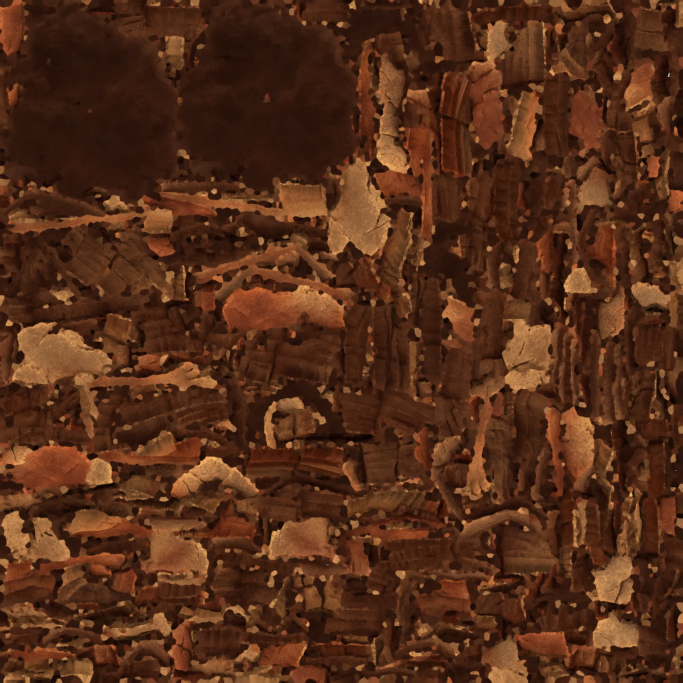
#> input picture assets/models/ai_boulder_hf_trellis2_Image_0.webp, 2048 x 2048 px (shown at 1/3 size)
$ python relief_height.py ../../assets/models/ai_boulder_hf_trellis2_Image_0.webp --sets ../../assets/models
#> lines starting #> are read from the running program, lines starting #| are printed output that depends on the picture; after the words box and inside, x2 and y2 are one past the last pixel; in counts of white or black regions, pixels touching at a corner belong together
"""Build a displacement height map for a cobble set, for the raised-stone road (A/B scene key R).

The nine-stone study showed that real raised stones cast small shadows that flat paint and normal maps
cannot. This tool makes the height that lifts every stone of a set's road texture, so the whole road can
be raised instead of a 1.2 m patch:
  1. start from the generator's height image when there is one (ChatGPT), else from broad luminance,
  2. cut the stones apart at the painted joints (dark lines in the albedo), so the raised edges sit exactly
     on the painted edges even where the height image was redrawn a little differently,
  3. shape each stone: steep shoulders, a gently domed top (white = top of a stone, black = joint),
  4. cut it the same way the set was cut (cosine wrap for hr* sets, none for art* sets) and write
     chatgpt_cobble_height.png (1024 px, linear) into each set.

  C:/Python312/python.exe tools/python/relief_height.py path/to/cobble_GPT.png --height path/to/cobble_height_GPT.png --sets art_gpt hr_gpt
"""
import argparse
import sys
from pathlib import Path

import cv2
import numpy as np
from PIL import Image

sys.path.insert(0, str(Path(__file__).resolve().parent))
from pixel_snap import IMPORT_STUB, SETS  # noqa: E402
from smooth_texture import LONG_SIDE, cosine_wrap  # noqa: E402

FILE_NAME = "chatgpt_cobble_height.png"
SHOULDER = 7.0  # px at 1024: about 1.7 cm on a 2.44 m repeat


def main() -> None:
    parser = argparse.ArgumentParser(description=__doc__, formatter_class=argparse.RawDescriptionHelpFormatter)
    parser.add_argument("image", type=Path, help="the cobble albedo the sets were made from")
    parser.add_argument("--height", type=Path, help="the generator's height image for it, if any")
    parser.add_argument("--sets", nargs="+", required=True, help="set folders to write into (art* and/or hr*)")
    parser.add_argument("--joint", type=float, default=0.42,
                        help="joint darkness threshold, as a fraction of the stone brightness (default 0.42)")
    parser.add_argument("--speck", type=int, default=80,
                        help="dark blobs smaller than this many pixels are pits, not joints (default 80)")
    parser.add_argument("--seam", type=int, default=36, help="cross-fade width for hr* sets (default 36, as smooth_texture)")
    args = parser.parse_args()

    source = Image.open(args.image).convert("RGB")
    size = (LONG_SIDE, round(source.height * LONG_SIDE / source.width))
#> size = (1024, 1024)
    rgb = np.asarray(source.resize(size, Image.LANCZOS)).astype(np.float32) / 255.0
    lum = rgb @ np.array([0.299, 0.587, 0.114], dtype=np.float32)
    if args.height:
        base = np.asarray(Image.open(args.height).convert("L").resize(size, Image.LANCZOS)).astype(np.float32)
    else:
        base = cv2.GaussianBlur(lum, (0, 0), 6.0)
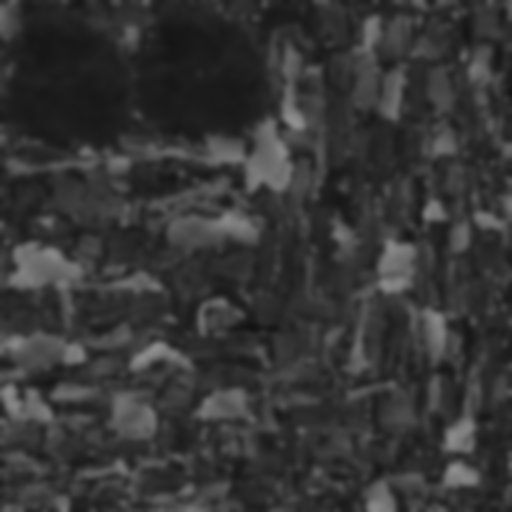
#> base: shape (1024, 1024) float32 (shown at 1/2 size); min 0.0726, max 0.57, mean 0.215
    p2, p98 = np.percentile(base, [2.0, 98.0])
#> p2 = 0.104; p98 = 0.449
    base = np.clip((base - p2) / max(p98 - p2, 1e-6), 0.0, 1.0)

    # Joints: pixels much darker than the local stone brightness. Wrap padding keeps the cut tileable.
    pad = 48
    lum_p = cv2.copyMakeBorder(lum, pad, pad, pad, pad, cv2.BORDER_WRAP)
    local = cv2.dilate(cv2.GaussianBlur(lum_p, (0, 0), 2.0), np.ones((25, 25), np.uint8))[pad:-pad, pad:-pad]
    darkness = 1.0 - lum / np.maximum(local, 1e-3)
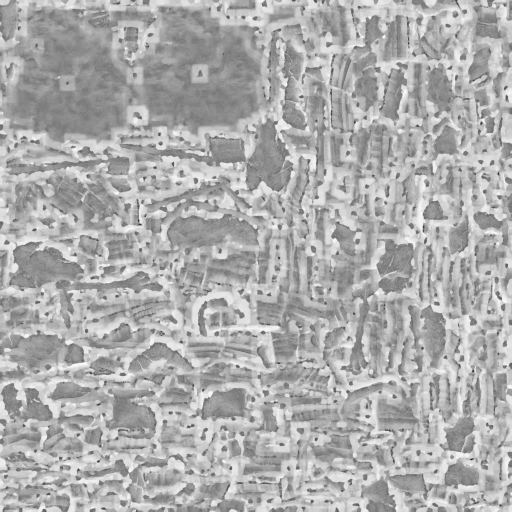
#> darkness: shape (1024, 1024) float32 (shown at 1/2 size); min -0.949, max 0.994, mean 0.373; drawn with min black and max white
    joint = np.clip((darkness - args.joint * 0.6) / (args.joint * 0.8), 0.0, 1.0)
    # Small dark specks inside a stone (pits, grain) are not joints: drop isolated blobs.
    blobs = (joint > 0.5).astype(np.uint8)
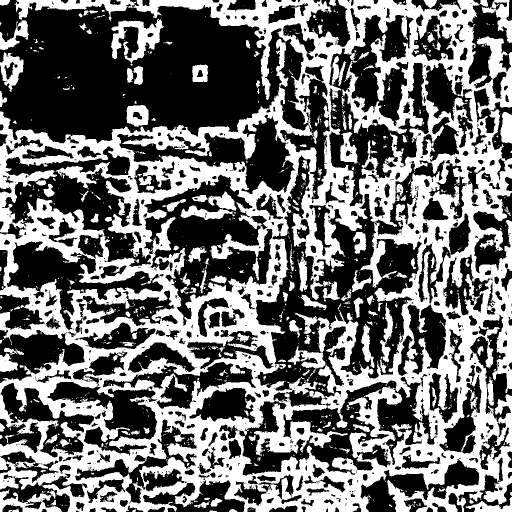
#> blobs: shape (1024, 1024) (shown at 1/2 size); values 0 (black) and 1 (white), 44.1% white; 1239 white regions (1022 under 20 px), largest, box (x1, y1, x2, y2) and area: (0, 0, 1024, 1024) 413069, (222, 38, 328, 126) 3927, (0, 979, 124, 1024) 2362
    count, labels, stats, _ = cv2.connectedComponentsWithStats(blobs, connectivity=8)
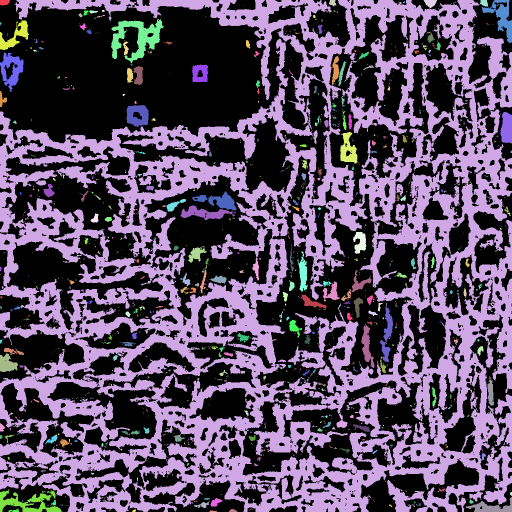
#> labels: shape (1024, 1024) int32 (shown at 1/2 size); 1240 distinct labels, from 0 to 1239; one colour per label, 0 black
#> count = 1240; stats = 1240 rows, first 6: [0, 0, 1024, 1024, 586553], [0, 0, 20, 11, 184], [0, 0, 1024, 1024, 413069], [658, 0, 15, 13, 132], [847, 0, 27, 16, 281], [960, 0, 16, 13, 163]
    small = np.zeros(count, bool)
    small[1:] = stats[1:, cv2.CC_STAT_AREA] < args.speck
    joint[small[labels]] = 0.0
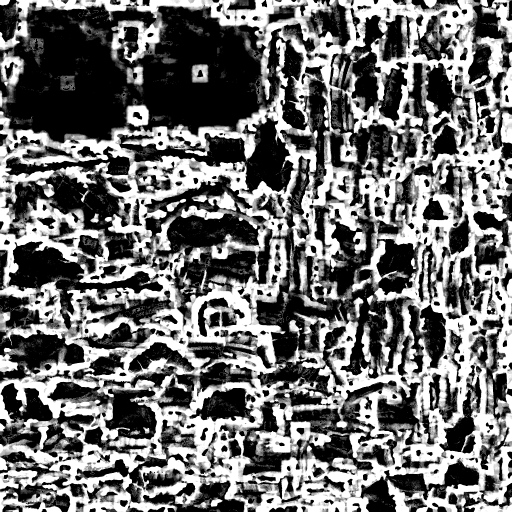
#> joint: shape (1024, 1024) float32 (shown at 1/2 size); min 0, max 1, mean 0.433
    stone = (1.0 - joint) * np.clip((base - 0.10) / 0.25, 0.0, 1.0)

    # Distance from the edge of each stone gives steep shoulders and a flat-ish top.
    mask = (stone > 0.5).astype(np.uint8)
#> mask: shape (1024, 1024); values 0 (black) and 1 (white), 34.7% white; 804 white regions (417 under 20 px), largest, box (x1, y1, x2, y2) and area: (289, 350, 533, 520) 18478, (239, 230, 589, 388) 18047, (679, 478, 844, 757) 16654
    mask_p = cv2.copyMakeBorder(mask, pad, pad, pad, pad, cv2.BORDER_WRAP)
#> mask_p: shape (1120, 1120); values 0 (black) and 1 (white), 34.2% white; 974 white regions (481 under 20 px), largest, box (x1, y1, x2, y2) and area: (337, 398, 581, 568) 18478, (287, 278, 637, 436) 18047, (727, 526, 892, 805) 16654
    dist = cv2.distanceTransform(mask_p, cv2.DIST_L2, 5)[pad:-pad, pad:-pad]
    shoulder = np.clip(dist / SHOULDER, 0.0, 1.0)
    shoulder = shoulder * shoulder * (3.0 - 2.0 * shoulder)
    height = shoulder * (0.72 + 0.28 * base)
    height_p = cv2.copyMakeBorder(height, pad, pad, pad, pad, cv2.BORDER_WRAP)
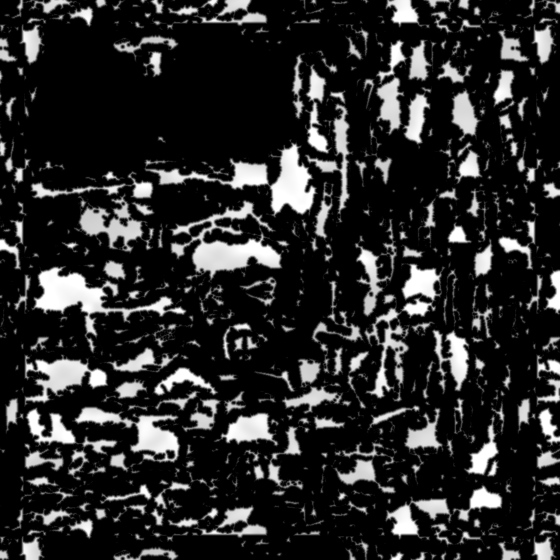
#> height_p: shape (1120, 1120) float32 (shown at 1/2 size); min 0, max 1, mean 0.166
    height = cv2.GaussianBlur(height_p, (0, 0), 1.2)[pad:-pad, pad:-pad]
    print(f"Stone cover {mask.mean():.0%}; shoulder width {SHOULDER:g} px "
          f"({SHOULDER / LONG_SIDE * 100:.1f}% of a repeat).")
#| Stone cover 35%; shoulder width 7 px (0.7% of a repeat).

    for set_name in args.sets:
        out = height
        if set_name.startswith("hr"):
            (out,) = cosine_wrap([out], args.seam, 0)
            (out,) = cosine_wrap([out], args.seam, 1)
        path = SETS / set_name / FILE_NAME
        path.parent.mkdir(parents=True, exist_ok=True)
        Image.fromarray(np.clip(np.rint(out * 255.0), 0, 255).astype(np.uint8), "L").save(path)
        stub = path.with_name(path.name + ".import")
        if not stub.exists():
            stub.write_text(IMPORT_STUB, encoding="utf-8", newline="\n")
        print(f"Wrote {path}")
    preview = Path(__file__).resolve().parents[2] / "tmp" / "relief_height" / "cobble_height_check.jpg"
    preview.parent.mkdir(parents=True, exist_ok=True)
    side = np.dstack([height] * 3)
    Image.fromarray((np.hstack([rgb, side, rgb * (0.35 + 0.65 * side)]) * 255).astype(np.uint8)).save(preview, quality=88)
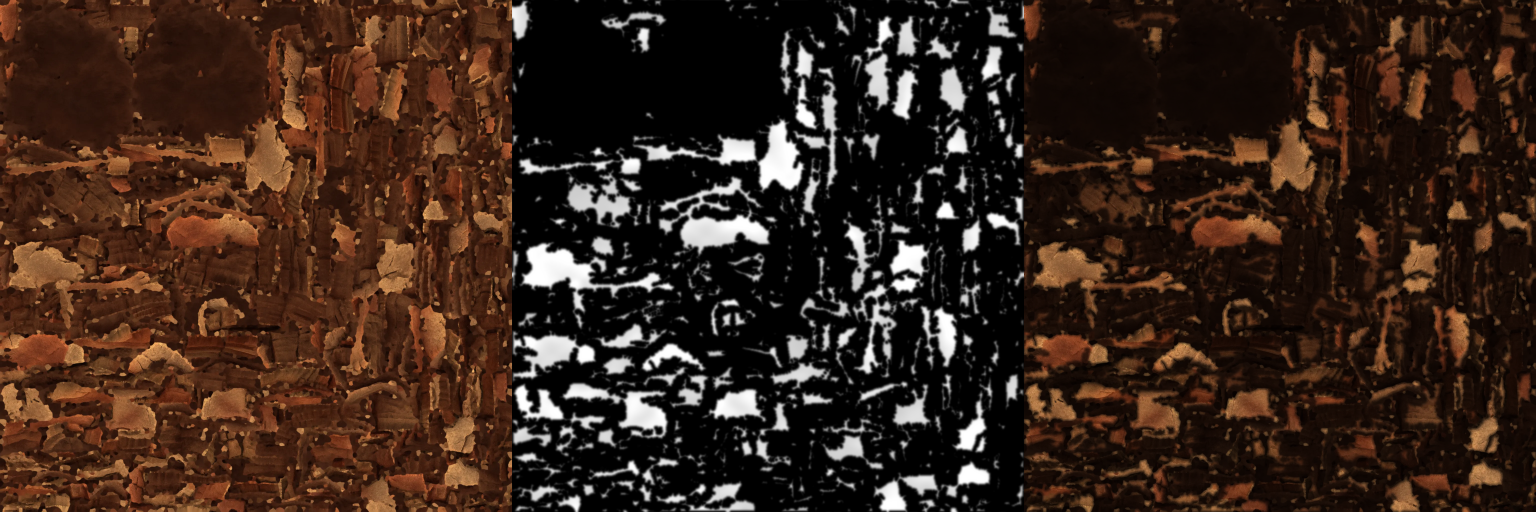
#> saved as cobble_height_check.jpg: PIL image 3072x1024 RGB (shown at 1/2 size); mean R, G, B 57.3, 37.7, 27.1
    print(f"Check image: {preview}")


if __name__ == "__main__":
    main()

$ run again, on assets/models/ai_boulder_trellis3dnet_Image_0.png
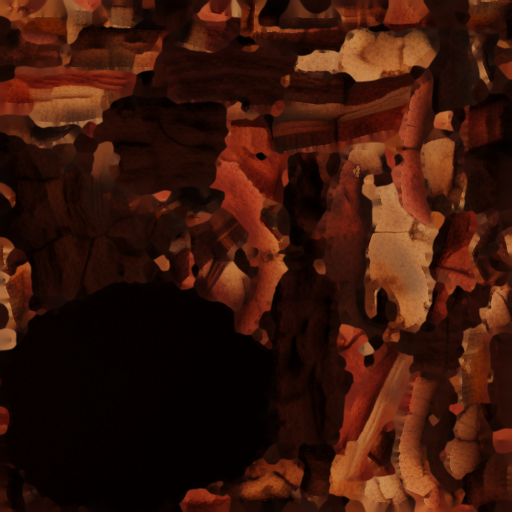
#> input picture assets/models/ai_boulder_trellis3dnet_Image_0.png, 1024 x 1024 px (shown at 1/2 size)
#> p2 = 0.00521; p98 = 0.444
#> blobs: shape (1024, 1024); values 0 (black) and 1 (white), 39.4% white; 3194 white regions (2805 under 20 px), largest, box (x1, y1, x2, y2) and area: (0, 0, 1024, 1024) 346588, (462, 199, 819, 308) 11006, (713, 848, 805, 983) 4907
#> in main, `count, labels, stats, _ = cv2.connectedComponentsWithStats(blobs, conn..`:
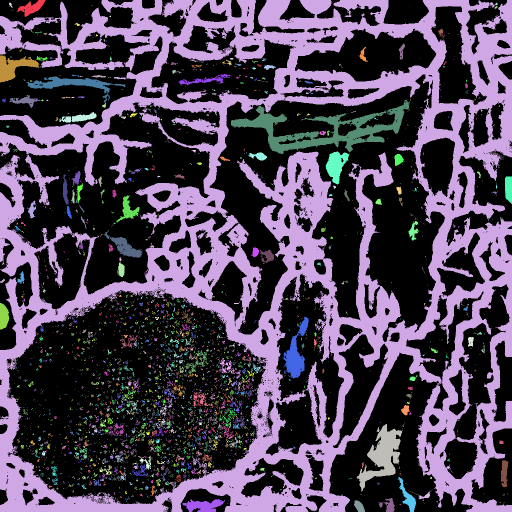
#> labels: shape (1024, 1024) int32 (shown at 1/2 size); 3195 distinct labels, from 0 to 3194; one colour per label, 0 black
#> count = 3195
#> mask: shape (1024, 1024); values 0 (black) and 1 (white), 28.1% white; 273 white regions (173 under 20 px), largest, box (x1, y1, x2, y2) and area: (540, 151, 890, 665) 64710, (659, 706, 946, 1024) 35660, (420, 203, 593, 669) 29193
#> mask_p: shape (1120, 1120); values 0 (black) and 1 (white), 28.4% white; 389 white regions (241 under 20 px), largest, box (x1, y1, x2, y2) and area: (588, 199, 938, 713) 64710, (707, 754, 994, 1120) 39268, (468, 251, 641, 717) 29193
#| Stone cover 28%; shoulder width 7 px (0.7% of a repeat).
#> in main, `Image.fromarray((np.hstack([rgb, side, rgb * (0.35 + 0.65 * side)]) * ..`:
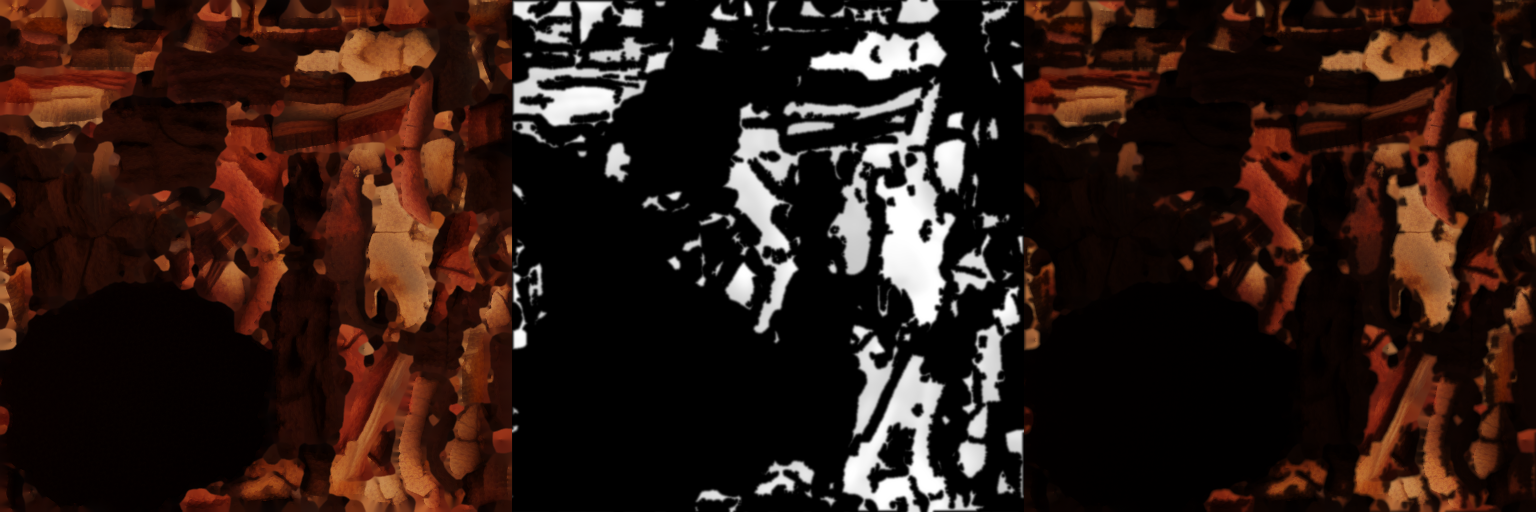
#> saved as cobble_height_check.jpg: PIL image 3072x1024 RGB (shown at 1/2 size); mean R, G, B 46.3, 27.6, 21.1

$ run again, on assets/models/canyon_environment_tex_rock_albedo_seamless.png
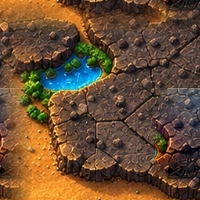
#> input picture assets/models/canyon_environment_tex_rock_albedo_seamless.png, 200 x 200 px
#> in main, source is the input picture: PIL image 200x200 RGB; mean R, G, B 106, 77.8, 52.3
#> p2 = 0.1; p98 = 0.645
#> blobs: shape (1024, 1024); values 0 (black) and 1 (white), 33.7% white; 631 white regions (224 under 20 px), largest, box (x1, y1, x2, y2) and area: (66, 0, 1024, 752) 141094, (260, 384, 1024, 1024) 112087, (0, 117, 136, 246) 4896
#> in main, `count, labels, stats, _ = cv2.connectedComponentsWithStats(blobs, conn..`:
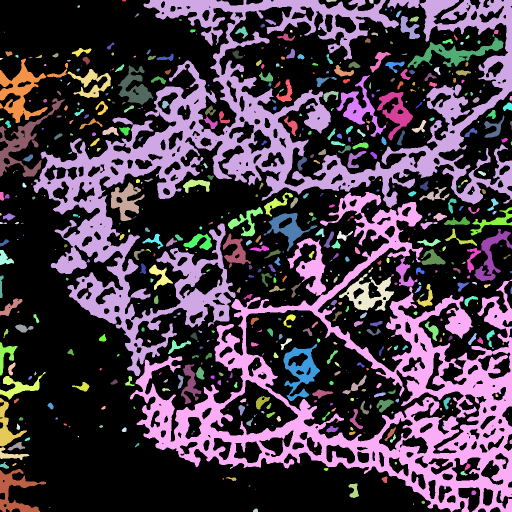
#> labels: shape (1024, 1024) int32 (shown at 1/2 size); 632 distinct labels, from 0 to 631; one colour per label, 0 black
#> count = 632; stats = 632 rows, first 6: [0, 0, 1024, 1024, 695275], [244, 0, 8, 3, 20], [66, 0, 958, 752, 141094], [652, 0, 21, 5, 68], [738, 0, 9, 7, 55], [155, 11, 5, 5, 19]
#> mask: shape (1024, 1024); values 0 (black) and 1 (white), 58.7% white; 369 black regions (203 under 20 px), largest, box (x1, y1, x2, y2) and area: (66, 0, 1024, 1024) 354086, (0, 117, 136, 246) 5568, (0, 196, 132, 354) 4786
#> mask_p: shape (1120, 1120); values 0 (black) and 1 (white), 57.9% white; 403 black regions (230 under 20 px), largest, box (x1, y1, x2, y2) and area: (114, 0, 1120, 1120) 389686, (0, 598, 140, 1120) 30879, (335, 1072, 847, 1120) 18994
#| Stone cover 59%; shoulder width 7 px (0.7% of a repeat).
#> in main, `Image.fromarray((np.hstack([rgb, side, rgb * (0.35 + 0.65 * side)]) * ..`:
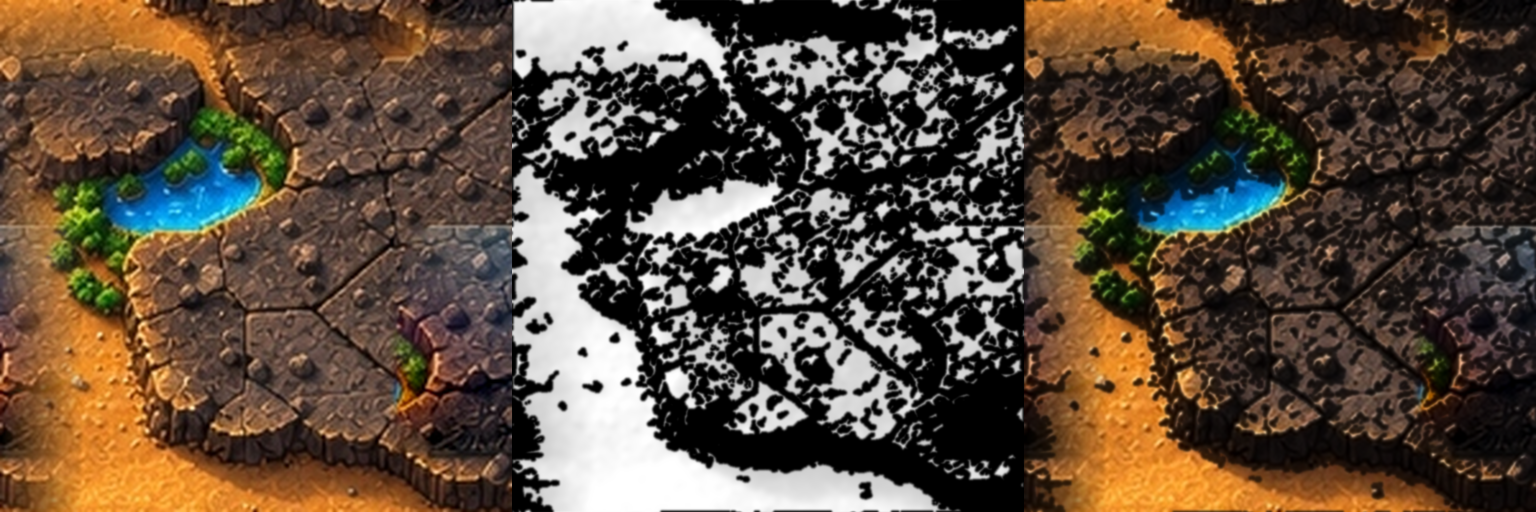
#> saved as cobble_height_check.jpg: PIL image 3072x1024 RGB (shown at 1/2 size); mean R, G, B 92.1, 75.9, 61
